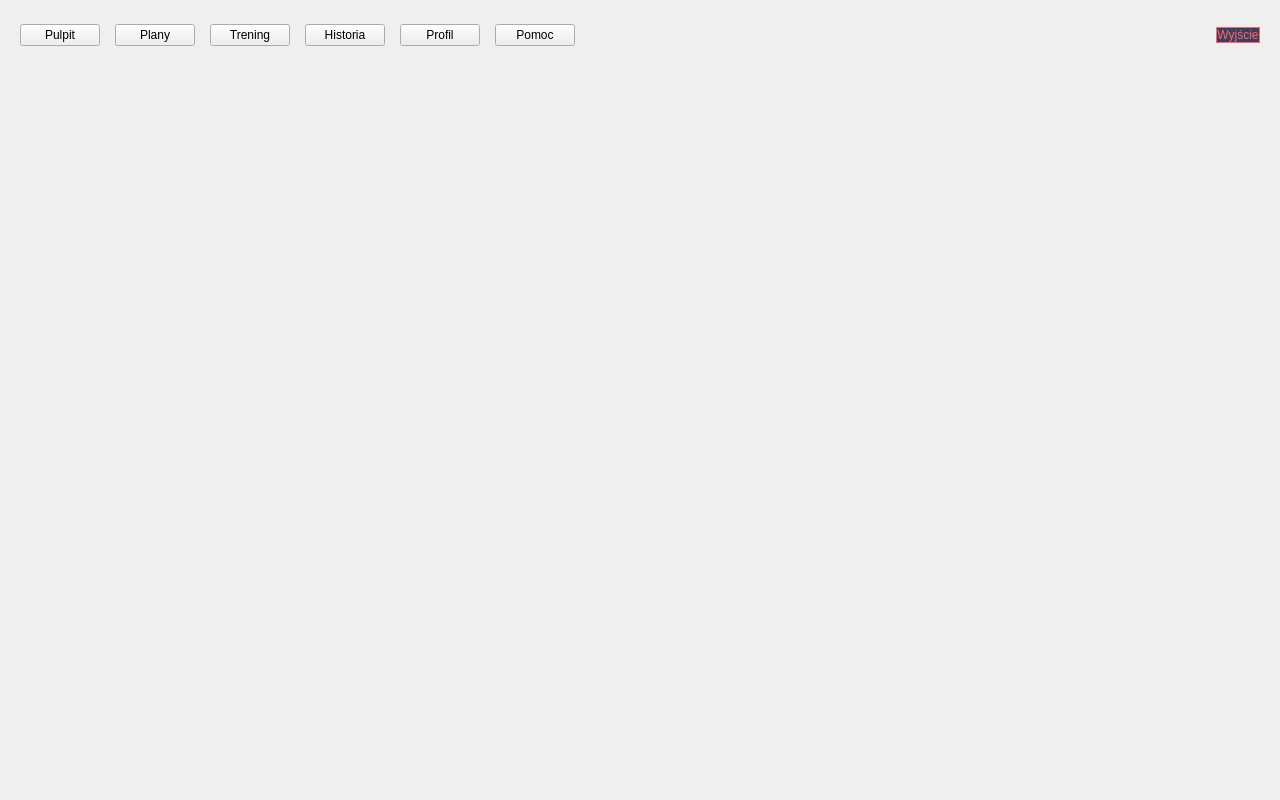
<?xml version="1.0" encoding="UTF-8"?>
<ui version="4.0">
 <class>MainWindow</class>
 <widget class="QMainWindow" name="MainWindow">
  <property name="geometry">
   <rect>
    <x>0</x>
    <y>0</y>
    <width>1280</width>
    <height>800</height>
   </rect>
  </property>
  <property name="windowTitle">
   <string>MacroMind Gym Tracker</string>
  </property>
  <widget class="QWidget" name="centralwidget">
   <layout class="QVBoxLayout" name="verticalLayout">
    <property name="spacing">
     <number>0</number>
    </property>
    <property name="leftMargin">
     <number>0</number>
    </property>
    <property name="topMargin">
     <number>0</number>
    </property>
    <property name="rightMargin">
     <number>0</number>
    </property>
    <property name="bottomMargin">
     <number>0</number>
    </property>
    
    <item>
     <widget class="QFrame" name="frame">
      <property name="minimumSize">
       <size>
        <width>0</width>
        <height>70</height>
       </size>
      </property>
      <property name="frameShape">
       <enum>QFrame::NoFrame</enum>
      </property>
      <layout class="QHBoxLayout" name="topBarLayout">
       <property name="spacing">
        <number>15</number>
       </property>
       <property name="leftMargin">
        <number>20</number>
       </property>
       <property name="topMargin">
        <number>10</number>
       </property>
       <property name="rightMargin">
        <number>20</number>
       </property>
       <property name="bottomMargin">
        <number>10</number>
       </property>
       
       <item>
        <widget class="QPushButton" name="btnDashboard">
         <property name="text">
          <string>Pulpit</string>
         </property>
         <property name="cursor">
          <cursorShape>PointingHandCursor</cursorShape>
         </property>
        </widget>
       </item>
       
       <item>
        <widget class="QPushButton" name="btnWorkouts">
         <property name="text">
          <string>Plany</string>
         </property>
         <property name="cursor">
          <cursorShape>PointingHandCursor</cursorShape>
         </property>
        </widget>
       </item>
       
       <item>
        <widget class="QPushButton" name="btnTraining">
         <property name="text">
          <string>Trening</string>
         </property>
         <property name="cursor">
          <cursorShape>PointingHandCursor</cursorShape>
         </property>
         </widget>
       </item>
       
       <item>
        <widget class="QPushButton" name="btnHistory">
         <property name="text">
          <string>Historia</string>
         </property>
         <property name="cursor">
          <cursorShape>PointingHandCursor</cursorShape>
         </property>
        </widget>
       </item>
       
       <item>
        <widget class="QPushButton" name="btnProfile">
         <property name="text">
          <string>Profil</string>
         </property>
         <property name="cursor">
          <cursorShape>PointingHandCursor</cursorShape>
         </property>
        </widget>
       </item>

       <item>
        <widget class="QPushButton" name="btnHelp">
         <property name="text">
          <string>Pomoc</string>
         </property>
         <property name="cursor">
          <cursorShape>PointingHandCursor</cursorShape>
         </property>
        </widget>
       </item>
       
       <item>
        <spacer name="horizontalSpacer">
         <property name="orientation">
          <enum>Qt::Horizontal</enum>
         </property>
         <property name="sizeHint" stdset="0">
          <size>
           <width>40</width>
           <height>20</height>
          </size>
         </property>
        </spacer>
       </item>
       
       <item>
        <widget class="QPushButton" name="btnExit">
         <property name="text">
          <string>Wyjście</string>
         </property>
         <property name="cursor">
          <cursorShape>PointingHandCursor</cursorShape>
         </property>
         <property name="styleSheet">
          <string notr="true">background-color: #3E3E5E; color: #ff6666; border: 1px solid #ff6666;</string>
         </property>
        </widget>
       </item>
       
      </layout>
     </widget>
    </item>
    
    <item>
     <widget class="QStackedWidget" name="stackedWidget">
      <widget class="QWidget" name="page_placeholder"/>
     </widget>
    </item>
    
   </layout>
  </widget>
 </widget>
 <resources/>
 <connections/>
</ui>
